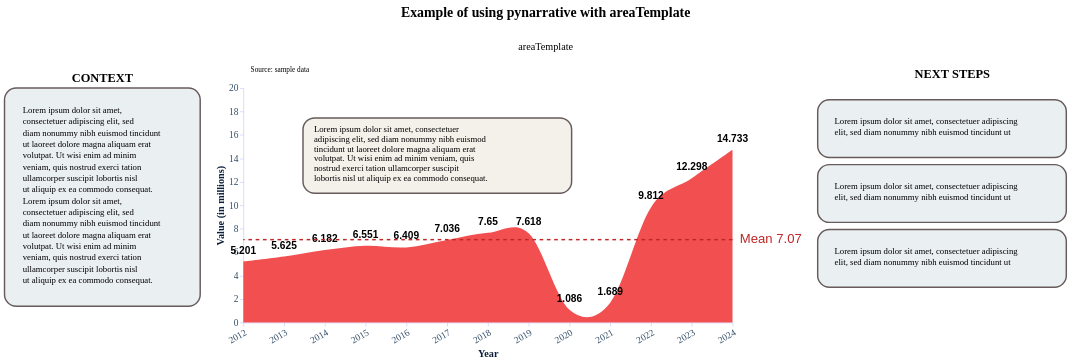

This figure's notebook cell:
### Code cell
story = (
    pn.Story(
    #Builing the Story class object
        data = year_values,
        width = 600 + (12 * (12/2)),
        height = 250 + (12 * (12/2)),
        template = areaTemplate
    )

    #Method invocation
    #Area chart
    .mark_area(
        interpolate = "cardinal",
        color = "rgb(242, 80, 80)"
    )

    #Data encoding
    .encode(
        #We need both quantitative axis to add annotation
        x = alt.X(
            "year:Q",
            title = "Year", 
            axis = alt.Axis(
                format = "d",
                labelAngle = -30,
                values = list(range(2012, 2025))
            )
        ),
        y = alt.Y(
            "value:Q",
            title = "Value (in millions)",
            scale = alt.Scale(domain=[0, 20])
        ),
    )
    
    #Data source
    .add_source(
        text = "Source: sample data",
        position = "top",
        align = "left"
    )
    
    #Title and subtitle
    .add_title(
        title = "Example of using pynarrative with areaTemplate",
        subtitle = "areaTemplate",
        align = "center"
    )

    .add_labels_chart(
        values = "value:Q",
        font_weight = "bold",
        font_size = 14,
        dy = -15
    )

    .add_annotation(
        x = 2021,
        y = 1.689,
        text = "Lorem ipsum dolor sit amet, consectetuer adipiscing elit, sed diam nonummy nibh euismod tincidunt ut laoreet dolore magna aliquam erat volutpat. Ut wisi enim ad minim veniam, quis nostrud exerci tation ullamcorper suscipit lobortis nisl ut aliquip ex ea commodo consequat.",
        dx = -350 - (12 * (12/2)),
        dy = -300 - (12 * (12/2)),
    )

    .add_line(
        orientation = "horizontal",
        value = year_values["value"],
        math = "mean",
    )

    # Context (left)
    .add_context(
        position = "left",
        align = "top",
        text = "Lorem ipsum dolor sit amet, consectetuer adipiscing elit, sed diam nonummy nibh euismod tincidunt ut laoreet dolore magna aliquam erat volutpat. Ut wisi enim ad minim veniam, quis nostrud exerci tation ullamcorper suscipit lobortis nisl ut aliquip ex ea commodo consequat. Lorem ipsum dolor sit amet, consectetuer adipiscing elit, sed diam nonummy nibh euismod tincidunt ut laoreet dolore magna aliquam erat volutpat. Ut wisi enim ad minim veniam, quis nostrud exerci tation ullamcorper suscipit lobortis nisl ut aliquip ex ea commodo consequat."
    )

    # Next steps (right)
    .add_next_steps(
        position = "right",
        mode = "vertical",
        steps = [
            "Lorem ipsum dolor sit amet, consectetuer adipiscing elit, sed diam nonummy nibh euismod tincidunt ut",
            "Lorem ipsum dolor sit amet, consectetuer adipiscing elit, sed diam nonummy nibh euismod tincidunt ut",
            "Lorem ipsum dolor sit amet, consectetuer adipiscing elit, sed diam nonummy nibh euismod tincidunt ut",
        ],
    )

    .render()
)
story

### Figure 1 — Vega-Lite specification as saved in the notebook (floating-point values rounded to 4 significant figures)
{"config": {"view": {"continuousWidth": 300, "continuousHeight": 300, "strokeWidth": 0}, "axis": {"domainColor": "#c7d2fe", "grid": false, "labelColor": "#334e68", "labelFont": "Ubuntu", "labelFontSize": 13, "tickColor": "#c7d2fe", "titleColor": "#0b1f3a", "titleFont": "Ubuntu", "titleFontSize": 14}, "bar": {"color": "rgb(242, 80, 80)"}, "legend": {"labelColor": "#334e68", "labelFont": "Ubuntu", "labelFontSize": 12, "titleColor": "#0b1f3a", "titleFont": "Ubuntu", "titleFontSize": 12}, "line": {"color": "rgb(242, 80, 80)"}, "mark": {"strokeWidth": 2.5}, "point": {"color": "#000000", "filled": true, "size": 75}, "range": {"category": ["rgb(242, 80, 80)", "rgb(202, 40, 40)", "rgb(156, 218, 247)", "rgb(255, 146, 95)", "#8338EC", "#FF9F1C", "#E9C46A", "#2A9D8F", "#8AB17D", "#2EC4B6", "#6B2D5C", "#7B2CBF", "#4A4E69", "#6C757D"]}, "title": {"color": "#0b1f3a", "font": "Ubuntu", "fontSize": 19}}, "vconcat": [{"layer": [{"mark": {"type": "rect", "color": "#ffffff"}}, {"mark": {"type": "text", "align": "center", "baseline": "top", "color": "#000000", "font": "Ubuntu", "fontSize": 19, "fontWeight": "bold", "text": "Example of using pynarrative with areaTemplate"}, "encoding": {"x": {"value": 581.3}, "y": {"value": 4}}}, {"mark": {"type": "text", "align": "center", "baseline": "top", "color": "#000000", "font": "Ubuntu", "fontSize": 14, "text": "areaTemplate"}, "encoding": {"x": {"value": 581.3}, "y": {"value": 52}}}], "data": {"name": "data-6fad5c34291b82fc9632cbce143d677a"}, "height": 58, "width": 1163.0}, {"hconcat": [{"hconcat": [{"layer": [{"mark": {"type": "rect", "color": "rgb(234, 239, 242)", "cornerRadius": 16.0, "opacity": 1.0, "stroke": "rgb(103, 91, 91)", "strokeWidth": 2.0}, "encoding": {"x": {"value": 0}, "x2": {"value": 268.8}, "y": {"value": 0}, "y2": {"value": 299.6}}}, {"mark": {"type": "text", "align": "left", "baseline": "top", "color": "rgb(0, 0, 0)", "font": "Ubuntu", "fontSize": 12, "fontStyle": "normal", "fontWeight": "normal", "lineBreak": "\n", "lineHeight": 15.6, "text": "Lorem ipsum dolor sit amet,\nconsectetuer adipiscing elit, sed\ndiam nonummy nibh euismod tincidunt\nut laoreet dolore magna aliquam erat\nvolutpat. Ut wisi enim ad minim\nveniam, quis nostrud exerci tation\nullamcorper suscipit lobortis nisl\nut aliquip ex ea commodo consequat.\nLorem ipsum dolor sit amet,\nconsectetuer adipiscing elit, sed\ndiam nonummy nibh euismod tincidunt\nut laoreet dolore magna aliquam erat\nvolutpat. Ut wisi enim ad minim\nveniam, quis nostrud exerci tation\nullamcorper suscipit lobortis nisl\nut aliquip ex ea commodo consequat."}, "encoding": {"x": {"value": 25}, "y": {"value": 25}}}, {"mark": {"type": "text", "align": "center", "baseline": "bottom", "color": "rgb(0, 0, 0)", "dy": 0, "font": "Ubuntu", "fontSize": 17, "fontWeight": "bold", "text": "CONTEXT"}, "encoding": {"x": {"value": 134.4}, "y": {"value": -5}}}], "data": {"name": "data-6fad5c34291b82fc9632cbce143d677a"}, "height": 299.6, "width": 268.8}, {"layer": [{"mark": {"type": "area", "color": "rgb(242, 80, 80)", "interpolate": "cardinal"}, "encoding": {"x": {"axis": {"format": "d", "labelAngle": -30, "values": [2012, 2013, 2014, 2015, 2016, 2017, 2018, 2019, 2020, 2021, 2022, 2023, 2024]}, "field": "year", "title": "Year", "type": "quantitative"}, "y": {"field": "value", "scale": {"domain": [0, 20]}, "title": "Value (in millions)", "type": "quantitative"}}}, {"mark": {"type": "text", "align": "center", "angle": 0, "color": "rgb(0, 0, 0)", "dx": 0, "dy": -15, "fontSize": 14, "fontWeight": "bold", "lineBreak": "\n"}, "encoding": {"text": {"field": "value", "type": "quantitative"}, "x": {"axis": {"format": "d", "labelAngle": -30, "values": [2012, 2013, 2014, 2015, 2016, 2017, 2018, 2019, 2020, 2021, 2022, 2023, 2024]}, "field": "year", "title": "Year", "type": "quantitative"}, "y": {"field": "value", "scale": {"domain": [0, 20]}, "title": "Value (in millions)", "type": "quantitative"}}}, {"data": {"name": "data-6fad5c34291b82fc9632cbce143d677a"}, "mark": {"type": "text", "align": "left", "baseline": "bottom", "color": "rgb(0, 0, 0)", "font": "Ubuntu", "fontSize": 10, "lineBreak": "\n", "text": "Source: sample data"}, "encoding": {"x": {"value": 10}, "y": {"value": -20}}}, {"layer": [{"mark": {"type": "rect", "color": "rgb(244, 240, 234)", "cornerRadius": 16.0, "dx": -422.0, "dy": -372.0, "opacity": 1, "stroke": "rgb(103, 91, 91)", "strokeWidth": 2.0}, "encoding": {"x": {"field": "box_x1", "type": "quantitative"}, "x2": {"field": "box_x2"}, "y": {"field": "box_y1", "type": "quantitative"}, "y2": {"field": "box_y2"}}}, {"mark": {"type": "text", "align": "left", "baseline": "top", "color": "rgb(0, 0, 0)", "font": "Ubuntu", "fontSize": 12, "lineBreak": "\n", "lineHeight": 13.5, "text": "Lorem ipsum dolor sit amet, consectetuer\nadipiscing elit, sed diam nonummy nibh euismod\ntincidunt ut laoreet dolore magna aliquam erat\nvolutpat. Ut wisi enim ad minim veniam, quis\nnostrud exerci tation ullamcorper suscipit\nlobortis nisl ut aliquip ex ea commodo consequat."}, "encoding": {"x": {"field": "text_x", "type": "quantitative"}, "y": {"field": "text_y", "type": "quantitative"}}}], "data": {"name": "data-8add524c1f757b8c9d44ef66b6a411a5"}}, {"layer": [{"data": {"name": "data-58a35f2520d4b74a61c05cf953ad3c2c"}, "mark": {"type": "rule", "color": "rgb(191, 38, 38)", "strokeDash": [5, 5], "strokeWidth": 2}, "encoding": {"y": {"field": "y", "type": "quantitative"}}}, {"data": {"name": "data-661295097da28f9fac40d663e8506740"}, "mark": {"type": "text", "align": "left", "color": "rgb(191, 38, 38)", "dx": 0, "dy": 0, "fontSize": 18, "fontStyle": "normal", "fontWeight": "normal"}, "encoding": {"text": {"value": "Mean 7.07"}, "x": {"value": 682.0}, "y": {"field": "y", "type": "quantitative"}}}]}], "data": {"name": "data-c220311080e791238c9f80174bcf1f02"}, "height": 322.0, "width": 672.0}]}, {"layer": [{"mark": {"type": "rect", "color": "rgb(234, 239, 242)", "cornerRadius": 16.0, "opacity": 1.0, "stroke": "rgb(103, 91, 91)", "strokeWidth": 2.0}, "encoding": {"x": {"axis": null, "field": "x", "type": "quantitative"}, "x2": {"field": "x2"}, "y": {"axis": null, "field": "y", "type": "quantitative"}, "y2": {"field": "y2"}}}, {"mark": {"type": "text", "align": "left", "baseline": "top", "color": "rgb(0, 0, 0)", "font": "Ubuntu", "fontSize": 12, "lineBreak": "\n", "lineHeight": 15.6}, "encoding": {"text": {"field": "text", "type": "nominal"}, "x": {"axis": null, "field": "x_mid", "type": "quantitative"}, "y": {"axis": null, "field": "y_text", "type": "quantitative"}}}], "data": {"name": "data-eb543f04bfe65bbb0118bf2746d3a630"}, "height": 273.6, "title": {"text": ["NEXT STEPS"], "align": "center", "baseline": "top", "color": "rgb(0, 0, 0)", "dx": 0, "font": "Ubuntu", "fontSize": 17, "fontWeight": "bold", "offset": 10}, "width": 369.6}]}], "center": true, "resolve": {"axis": {"x": "shared", "y": "shared"}}, "$schema": "https://vega.github.io/schema/vega-lite/v6.4.1.json", "datasets": {"data-6fad5c34291b82fc9632cbce143d677a": [{"_": 0}], "data-c220311080e791238c9f80174bcf1f02": [{"year": 2012, "value": 5.201}, {"year": 2013, "value": 5.625}, {"year": 2014, "value": 6.182}, {"year": 2015, "value": 6.551}, {"year": 2016, "value": 6.409}, {"year": 2017, "value": 7.036}, {"year": 2018, "value": 7.65}, {"year": 2019, "value": 7.618}, {"year": 2020, "value": 1.086}, {"year": 2021, "value": 1.689}, {"year": 2022, "value": 9.812}, {"year": 2023, "value": 12.3}, {"year": 2024, "value": 14.73}], "data-8add524c1f757b8c9d44ef66b6a411a5": [{"subject_x": 2021.0, "subject_y": 1.689, "connector_x": 2019.0, "connector_y": 15.74, "tip_x": 2021.0, "tip_y": 2.391, "box_x1": 2013.0, "box_x2": 2020.0, "box_y1": 11.03, "box_y2": 17.46, "text_x": 2014.0, "text_y": 16.82}], "data-58a35f2520d4b74a61c05cf953ad3c2c": [{"y": 7.07}], "data-661295097da28f9fac40d663e8506740": [{"y": 7.07, "label_x": 0}], "data-eb543f04bfe65bbb0118bf2746d3a630": [{"x": 0, "y": 182.4, "x2": 369.6, "y2": 263.6, "text": "Lorem ipsum dolor sit amet, consectetuer adipiscing\nelit, sed diam nonummy nibh euismod tincidunt ut", "x_mid": 25, "y_text": 238.6}, {"x": 0, "y": 91.2, "x2": 369.6, "y2": 172.4, "text": "Lorem ipsum dolor sit amet, consectetuer adipiscing\nelit, sed diam nonummy nibh euismod tincidunt ut", "x_mid": 25, "y_text": 147.4}, {"x": 0, "y": 2.842e-14, "x2": 369.6, "y2": 81.2, "text": "Lorem ipsum dolor sit amet, consectetuer adipiscing\nelit, sed diam nonummy nibh euismod tincidunt ut", "x_mid": 25, "y_text": 56.2}]}}
